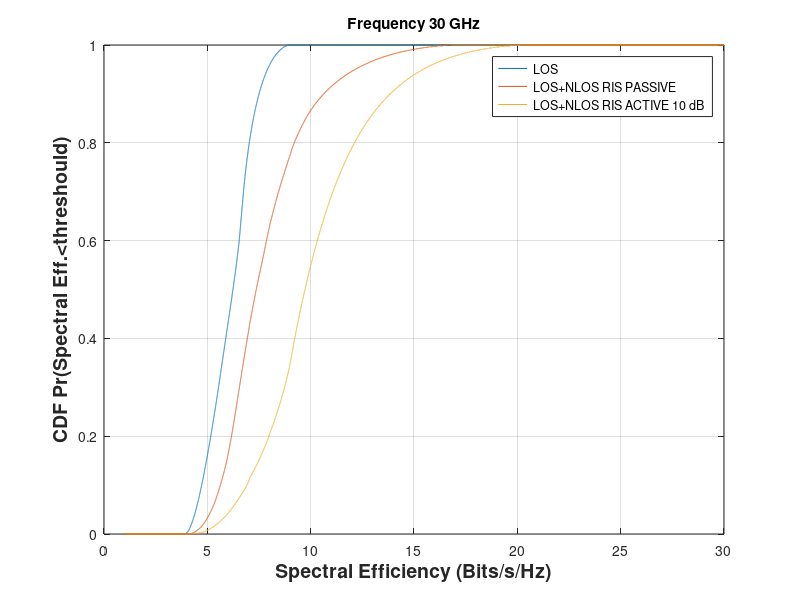

Write the MATLAB code that produced this figure.
clear all
% close all
%% Posições user
PtdBm= 10*log10(100e-3)+30% Potência de Transmissão de 100 mW
Gap=18   %%% Gain AP (dB)
Guser=0   %%% Gain user (dB)
f=30e9;  %% frequency
Lambda=3e8/f; %%frequency
L=(Lambda)*[100];          %Comprimento em x(m) da RIS
W=L;          %Largura em y(m) RIS

ph1=-75:0;  % Azimuth do usuario em relação a RIS
Ra1=10:500;  % Raio posição usuario em relação a RIS
[RA1,PH1]=meshgrid(Ra1,ph1);
RA1=reshape(RA1,[],1);
PH1=reshape(PH1,[],1)

RCSris=10*log10(4*pi.*(L.*W./Lambda).^2) %%Maximo RCS RCS RIS Passive (dB)
RCSrisAct=RCSris+10   %%% RCS RIS Active (dB)
KnifeLoss=32 %% Knife Loss

BW=200e6;%% Bandwidth
K=1.380649e-23  %% Boltzman constant
T=273+27; K %% Temperature
Noise=BW*K*T %% Noise
NdB=10*log10(Noise)+30 %% Noise dBm'
% Altura do usuário 1.5m
% altura da AP 15 m
% Altura da RIS 10 m


posap=[100,200,0] %% Posição AP
posris=[0,0,0] %% Posição RIS
posuser=[RA1.*sin(PH1*pi/180),RA1.*cos(PH1*pi/180),zeros(size(RA1))];  %% Posição usuário 1 11

d1=posuser-posap; %%% vetor distancia entre User e AP
R1=sqrt(sum(d1.^2,2)); %%% Distancia entre User e AP
d2=posris-posap;
R2=sqrt(sum(d2.^2,2)); %%% Distancia entre RIS e AP
d3=posuser-posris;
R3=sqrt(sum(d3.^2,2)); %%% Distancia entre User e AP

% userthph=[atan(R3(1)/R3(2))*180/pi,acos(R3(3)/R3abs)*180/pi-90] ;
%% LOS
Prx_LOSdBm=PtdBm+Gap+Guser+20*log10(Lambda./(4*pi*R1))+zeros(size(RCSris));
Prx_LOS=10.^((Prx_LOSdBm-30)/10);

%% LOS Knife Edge
Prx_LOSKnifedBm=PtdBm+Gap+Guser+20*log10(Lambda./(4*pi*R1))+zeros(size(RCSris))-KnifeLoss;
Prx_LOSKnife=10.^((Prx_LOSKnifedBm-30)/10);
%% Passive RIS
Prx_NLOSdBm=PtdBm+Gap+Guser+RCSris+20*log10(cos(PH1))+20*log10(Lambda./(4*pi*R2*R3))
Prx_NLOS=10.^((Prx_NLOSdBm-30)/10);
%% Active RIS
Prx_NLOSactdBm=PtdBm+Gap+Guser+RCSrisAct+20*log10(cos(PH1))+20*log10(Lambda./(4*pi*R2*R3))
Prx_NLOSact=10.^((Prx_NLOSactdBm-30)/10);
%% Combined LOS NOS
Prx_rispass=Prx_LOS+Prx_NLOS;
Prx_risact=Prx_LOS+Prx_NLOSact;
SNRLOS=Prx_LOS/Noise;
SNRNLOS=Prx_rispass/Noise;
SNRNAct=Prx_risact/Noise;
%% Spectral Efficiency
spectraleff_LOS=log2(1+SNRLOS);
spectraleff_NLOS=log2(1+SNRNLOS);
spectraleff_NLOSact=log2(1+SNRNAct);
% minspectraleff_LOS=floor(min(spectraleff_LOS))
% maxspectraleff_LOS=round(max(spectraleff_LOS))
spectralthreshould=1:0.001:30;
for ii=1:length(spectralthreshould)
CDFspectraleff_LOS(ii)=sum(spectraleff_LOS<spectralthreshould(ii))/length(spectraleff_LOS);
CDFspectraleff_NLOS(ii)=sum(spectraleff_NLOS<spectralthreshould(ii))/length(spectraleff_LOS);
CDFspectraleff_NLOSact(ii)=sum(spectraleff_NLOSact<spectralthreshould(ii))/length(spectraleff_LOS);

end
figure,
plot(spectralthreshould,CDFspectraleff_LOS), hold on
plot(spectralthreshould,CDFspectraleff_NLOS), hold on
plot(spectralthreshould,CDFspectraleff_NLOSact), hold on


xlabel('Spectral Efficiency (Bits/s/Hz)','FontSize',14,'FontWeight','bold')
ylabel('CDF Pr(Spectral Eff.<threshould)','FontSize',14,'FontWeight','bold')
legend({'LOS','LOS+NLOS RIS PASSIVE','LOS+NLOS RIS ACTIVE 10 dB'})
title(['Frequency ',num2str(f/1e9),' GHz'])

grid
